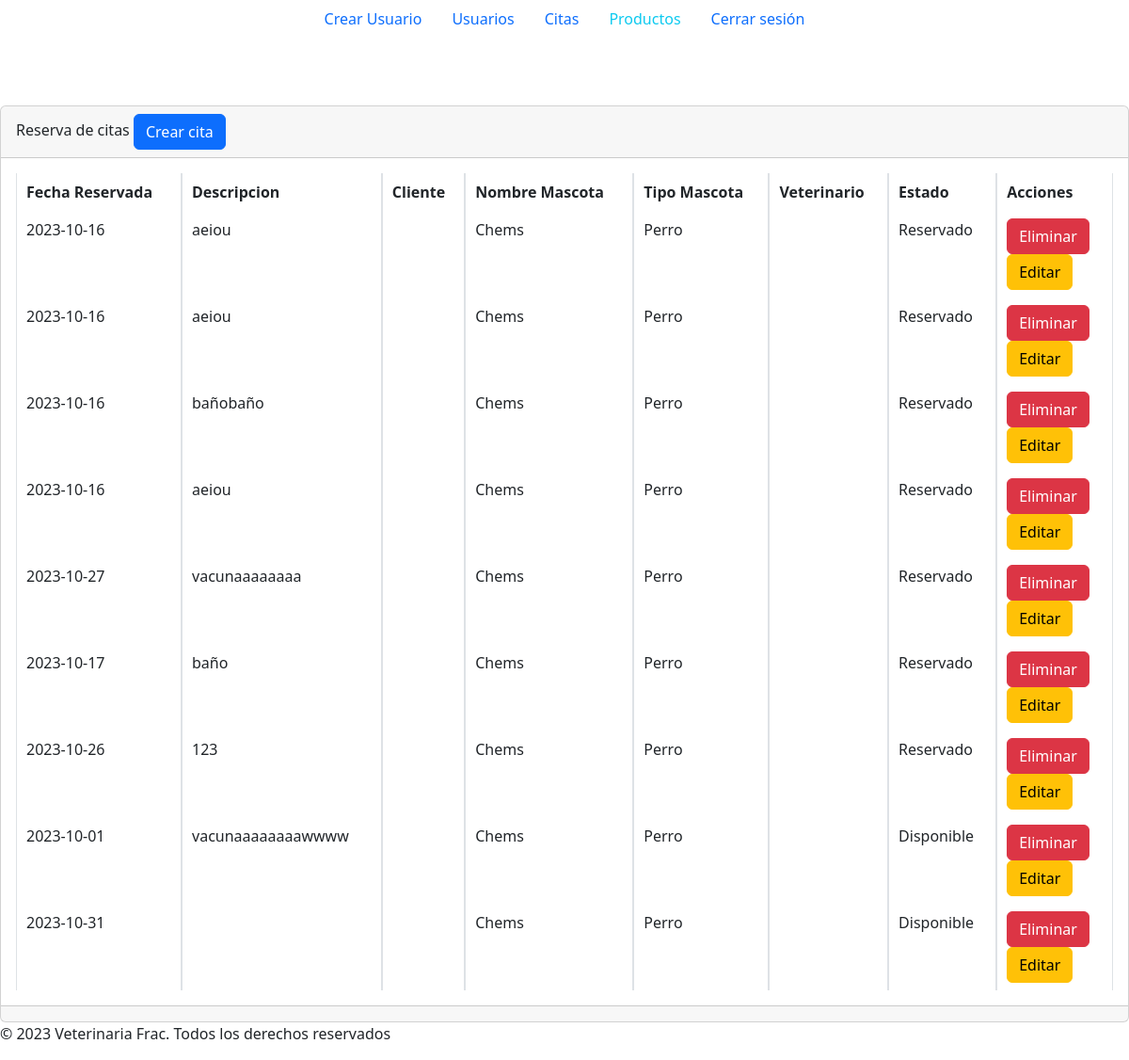
Page /secciones/reservas/index.php on the earlier database version.
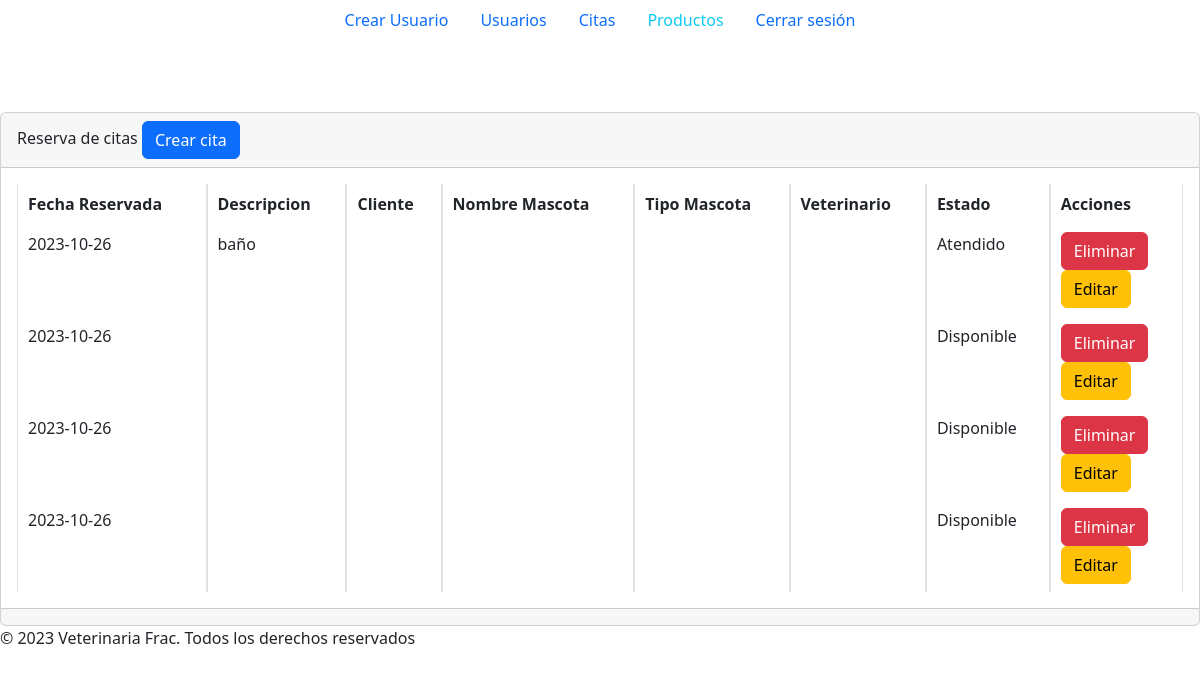
Same page on the later database version.
### tables this page shows
CREATE TABLE `reservadecitas` (
  `id` int(8) NOT NULL,
  `fechareserva` date NOT NULL,
  `hora` varchar(10) NOT NULL,
  `asunto` varchar(255) NOT NULL,
  `estado` tinyint(1) NOT NULL,
  `id_administrador` int(8) NOT NULL,
  `id_veterinario` int(8) NOT NULL,
  `id_cliente` int(8) DEFAULT NULL
);

### secciones/reservas/index.php (the view, shortened to what this page needs)
<?php
include("../../config/bd.php");
function getReservaciones($conn) {
    $sql = "SELECT rc.id as id, rc.fechareserva as fecha, rc.asunto as asunto,
    (SELECT nombre FROM cliente WHERE id = rc.id_cliente) as clientes,
    (SELECT nombre FROM veterinario WHERE id = rc.id_veterinario) as veterinario,
    (CASE WHEN rc.estado = 1 THEN 'Disponible' WHEN rc.estado= 2 THEN 'Reservado' WHEN rc.estado=3 THEN 'Atendido' ELSE 'Cancelado' END) as estado1,
    (SELECT m.nombre FROM mascota m
     JOIN cliente c ON m.id_cliente = c.id
     WHERE c.id = rc.id_cliente) as nombre_mascota,
    (SELECT m.tipo FROM mascota m
     JOIN cliente c ON m.id_cliente = c.id
     WHERE c.id = rc.id_cliente) as tipo_mascota
    FROM reservadecitas rc ";
    $result = $conn->query($sql);
    if ($result->num_rows > 0) {
        return $result->fetch_all(MYSQLI_ASSOC);
    } else {
        return [];
    }
}
$reservations = getReservaciones($conn);
?>
<?php include("../../plantillas/header.php")?>
<br />
<br />
<br />
<div class="card">
    <div class="card-header">
        Reserva de citas
        <a href="./crear.php" class="btn btn-primary">Crear cita</a>
    </div>
    <div class="card-body">
        <div class="table-responsive-sm">
            <table class="table table-bordered" id="tabla_id">
            <tr>
                <th>Fecha Reservada</th>
                <th>Descripcion</th>
                <th>Cliente</th>
                <th>Nombre Mascota</th>
                <th>Tipo Mascota</th>
                <th>Veterinario</th>
                <th>Estado</th>
                <th>Acciones</th>
            </tr>
            <?php foreach ($reservations as $reservation) : ?>
                <tr>
                    <td><?php echo $reservation['fecha']; ?></td>
                    <td><?php echo $reservation['asunto']; ?></td>
                    <td ><?php echo $reservation['clientes']; ?></td>
                    <td><?php echo $reservation['nombre_mascota']; ?></td>
                    <td><?php echo $reservation['tipo_mascota']; ?></td>
                    <td><?php echo $reservation['veterinario']; ?></td>
                    <td><?php echo $reservation['estado1']; ?></td>
                    <td>
                        <form method="post" action="index.php">
                            <button type="submit" class="btn btn-danger">Eliminar</button>
                        </form>
                        <a href="./editar.php?id=<?php echo $reservation['id']; ?>" class="btn btn-warning">Editar</a>
                    </td>
                    </tr>
            <?php endforeach; ?>
            </table>
        </div>
    </div>
    <div class="card-footer text-muted">
    </div>
</div>
<?php include("../../plantillas/footer.php")?>

Differences in the rows shown:
removed reservadecitas: fechareserva "2023-10-16", asunto "aeiou", nombre_mascota "Chems", tipo_mascota "Perro", estado1 "Reservado"
removed reservadecitas: fechareserva "2023-10-16", asunto "aeiou", nombre_mascota "Chems", tipo_mascota "Perro", estado1 "Reservado"
removed reservadecitas: fechareserva "2023-10-16", asunto "bañobaño", nombre_mascota "Chems", tipo_mascota "Perro", estado1 "Reservado"
removed reservadecitas: fechareserva "2023-10-16", asunto "aeiou", nombre_mascota "Chems", tipo_mascota "Perro", estado1 "Reservado"
removed reservadecitas: fechareserva "2023-10-27", asunto "vacunaaaaaaaa", nombre_mascota "Chems", tipo_mascota "Perro", estado1 "Reservado"
removed reservadecitas: fechareserva "2023-10-17", asunto "baño", nombre_mascota "Chems", tipo_mascota "Perro", estado1 "Reservado"
removed reservadecitas: fechareserva "2023-10-26", asunto "123", nombre_mascota "Chems", tipo_mascota "Perro", estado1 "Reservado"
removed reservadecitas: fechareserva "2023-10-01", asunto "vacunaaaaaaaawwww", nombre_mascota "Chems", tipo_mascota "Perro", estado1 "Disponible"
removed reservadecitas: fechareserva "2023-10-31", nombre_mascota "Chems", tipo_mascota "Perro", estado1 "Disponible"
added reservadecitas: fechareserva "2023-10-26", asunto "baño", estado1 "Atendido"
added reservadecitas: fechareserva "2023-10-26", estado1 "Disponible"
added reservadecitas: fechareserva "2023-10-26", estado1 "Disponible"
added reservadecitas: fechareserva "2023-10-26", estado1 "Disponible"
